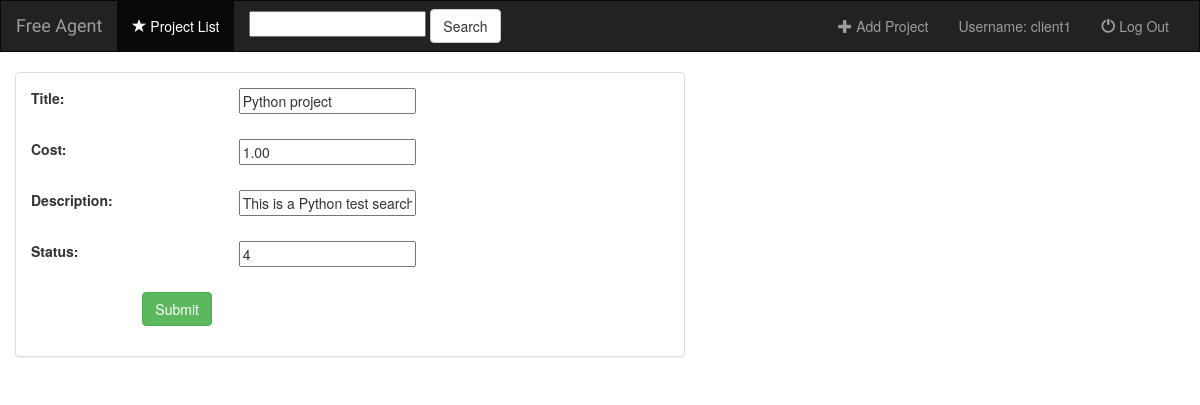
/freeAgentApp/project/2/ (signed in), run on the app's committed database.
### freeAgentApp/models.py (models this page shows, shortened)
class UserProfile(AbstractUser):
    Identification = models.CharField(max_length=10, choices=(('F', 'freeAgent'), ('C', 'Client')))

class Project(models.Model):
    title = models.CharField(max_length=100)
    cost = models.DecimalField(max_digits=15, decimal_places=2)
    pub_date = timezone.now()
    status = models.IntegerField(default=1, validators=[MinValueValidator(1), MaxValueValidator(4)])
    description = models.CharField(max_length=300)
    file_type = models.FileField(null=True, blank=True)
    client_upload = models.FileField(null=True, blank=True)
    client = models.ForeignKey(UserProfile, related_name="ThisClient", null=True, blank=True)
    worker = models.ForeignKey(UserProfile, related_name="ThisWorker", null=True, blank=True)

### freeAgentApp/views.py (the view)
# urls.py: url(r'project/(?P<pk>[0-9]+)/$', views.ProjectUpdate.as_view(), name='updateProject'),
class ProjectUpdate(UpdateView):
    model = Project
    fields = ['title', 'cost', 'description', 'status']

### freeAgentApp/templates/freeAgentApp/project_form.html (shortened to what this page needs)
{% extends 'freeAgentApp/base.html' %}
{% block body %}
<div class="container-fluid">
    <div class="row">
        <div class="col-sm-12 col-md-7">
            <div class="panel panel-default">
                <div class="panel-body">
                    <form class= "form-horizontal" action="" method="post" enctype="multipart/form-data">
                        {% include 'freeAgentApp/form-template.html'%}
                        <div class="form-group">
                            <div class ="col-sm-offset-2 col-sm-10">
                                <button type="submit" class="btn btn-success">Submit</button>
                            </div>
                        </div>
                    </form>
                </div>
            </div>
        </div>
    </div>
</div>
{% endblock %}

### freeAgentApp/templates/freeAgentApp/base.html (shortened to what this page needs)
<!DOCTYPE html>
<html lang="en">
<head>
    {% load staticfiles %}
    <link rel="stylesheet" href ="https://maxcdn.bootstrapcdn.com/bootstrap/3.3.6/css/bootstrap.min.css">
    <link rel="stylesheet" type="text/css" href="../../static/freeAgentApp/css/style_cheesy.css"/>
</head>
<body>
    <nav class="navbar navbar-inverse">
    <div class = "container-fluid">
        <div class="navbar-header" >
            <a class="navbar-brand" href="{% url 'freeAgentApp:index' %}">Free Agent</a>
        </div>
        <div class = "collapse navbar-collapse" id="topNavBar">
            <ul class="nav navbar-nav">
                <li class="active">
                    <a href="{% url 'freeAgentApp:index' %}">
                        <span class="glyphicon glyphicon-star" aria-hidden="true"></span>&nbsp;Project List
                    </a>
                </li>
            </ul>
            <form class="navbar-form navbar-left" role="search" method="get" action="{% url 'freeAgentApp:search' %}">
                <input type="text" id="searchBox" class="input-medium search-query" name="q" placeholder="">
                <button type="submit" class="btn btn-default"> Search</button>
             </form>
            <ul class ="nav navbar-nav navbar-right">
                <li class="">
                    {% if user.Identification == 'C' %}
                        <a href="{% url 'freeAgentApp:createProject' %}">
                            <span class="glyphicon glyphicon-plus" aria-hidden="true"></span>&nbsp;Add Project
                        </a>
                    {% else %}
                        <a href="{% url 'freeAgentApp:workerIndex' user.id %}">
                            <span class="glyphicon glyphicon-star" aria-hidden="true"></span>&nbsp;My Projects
                        </a>
                    {% endif %}
                </li>
                <li class="">
                    <a>Username: {{ user.username }} </a>
                </li>
                <li class="">
                    <a href="{% url 'freeAgentApp:logout' %}">
                        <span class="glyphicon glyphicon-off" aria-hidden="true"></span>&nbsp;Log Out
                    </a>
                </li>
            </ul>
        </div>
    </div>
    </nav>
{% block body %}
{% endblock %}
</body>
</html>

### freeAgentApp/templates/freeAgentApp/form-template.html (shortened to what this page needs)
{% for field in form %}
    <div class="form-group" >
        <label class="col-sm-4 control-label-self-define" id="{{ field.label }}">{{ field.label_tag}}</label>
        {{ field }}
    </div>
{% endfor %}

### freeAgentApp/static/freeAgentApp/css/style_cheesy.css (style rules this page uses)
.navbar { border-radius:0; }
.navbar-brand { font-family:'Satisfy',cursive; font-size:60 }

### data on the page
UserProfile: username "client1"
Project: form "Python project" "1.00" "This is a Python test search" "4"

### other printed values
{{ field.label_tag }} "Title:" "Cost:" "Description:" "Status:"
